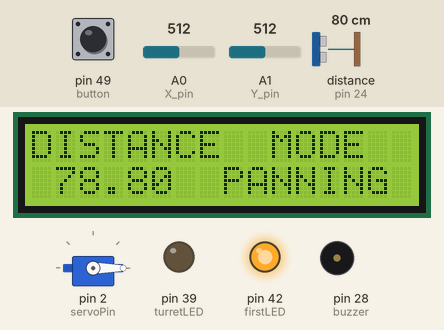
A sketch run on a simulated Arduino Mega 2560, built with avr-gcc and run on an emulated ATmega2560. Shown: servo, 16×2 character LCD, output pins drawn as LEDs (lit = HIGH), buzzer (waves = sounding, pin HIGH). Wiring (inferred from the names in the program): ultrasonic range finder: trigger pin 26; echo pin 24. The test bench sets the inputs (shaded band); at power-on: pin 49 (button) HIGH, distance to the obstacle (sensor on pin 24) 80 cm, A1 (Y_pin) = 512, A0 (X_pin) = 512. The echo pulse lasts 58.3 µs per cm; pins used as bus, display or sensor lines are not drawn; what the sketch prints to the serial monitor is not drawn.

Above: at 1.2 s.
1.3 s: pin 49 (button) pulled LOW for 0.15 s
At 2.5 s:
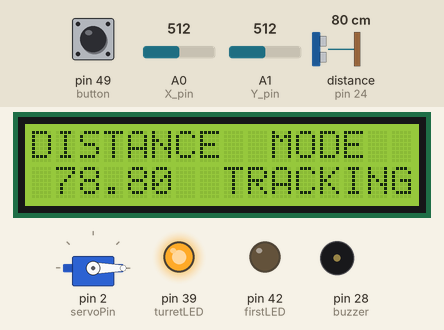
2.9 s: distance to the obstacle (sensor on pin 24) set to 12 cm
At 4.5 s:
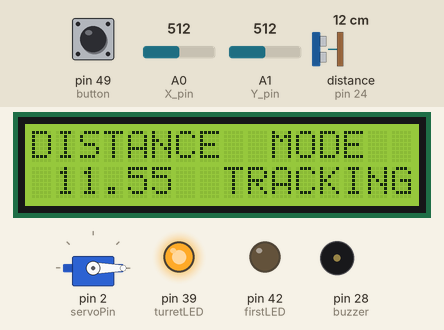
4.9 s: distance to the obstacle (sensor on pin 24) set to 9 cm
At 6.2 s:
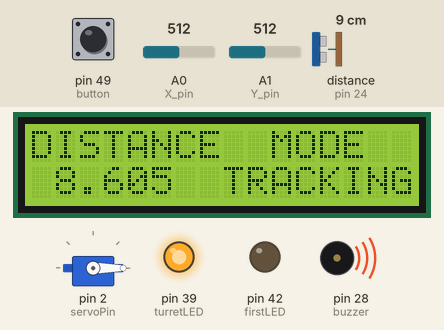
7.0 s: A1 (Y_pin) set to 497
8.5 s: A1 (Y_pin) set to 489
At 11.2 s:
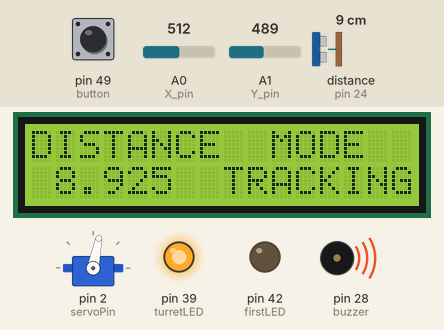
11.5 s: A0 (X_pin) set to 306
At 14.9 s:
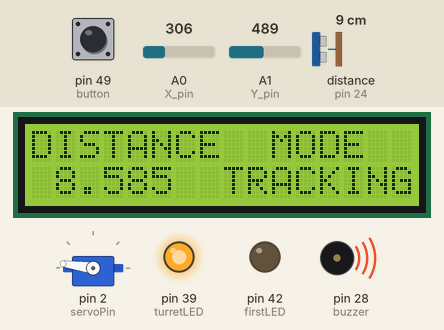
Timing chart, 0 to 15.2 s (numbered marks = the images above; inputs shaded):
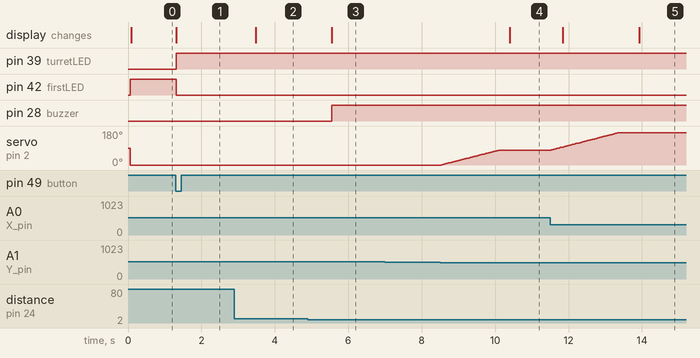

The sketch:

sensorcontrols.ino
```cpp
#include <LiquidCrystal.h>
#include <Servo.h>

Servo servo;

const int rs = 32, en = 34, d4 = 44, d5 = 46, d6 = 48, d7 = 50;
LiquidCrystal lcd(rs, en, d4, d5, d6, d7);

int button = 49;
int count = 0;
int SW_pin = 52;
int X_pin = A0;
int Y_pin = A1;
double pos = 0;
int servoPin = 2;
int turretLED = 39;
int firstLED = 42;
int buzzer = 28;
int turret = false;

int triggerPin = 26;
int echoPin = 24;
float speedOfSound = 339.2;
float conversionFactor = 0.0001;
unsigned int pingTime = 0;
unsigned int pingTimeAvg = 0;

int lastButtonState = HIGH;
unsigned long lastDebounceTime = 0;
unsigned long debounceDelay = 50;  // 50 ms

void setup() {
  pinMode(triggerPin, OUTPUT);
  pinMode(echoPin, INPUT);
  servo.attach(servoPin);
  pinMode(SW_pin, INPUT);
  digitalWrite(SW_pin, HIGH);
  lcd.begin(16, 2);
  lcd.setCursor(0, 0);
  lcd.print("DISTANCE");
  lcd.setCursor(10, 0);
  lcd.print("MODE");
  lcd.setCursor(8, 1);
  lcd.print("PANNING");
  pinMode(button, INPUT_PULLUP);
  pinMode(firstLED, OUTPUT);
  pinMode(turretLED, OUTPUT);
  pinMode(buzzer, OUTPUT);
  Serial.begin(9600);

  digitalWrite(firstLED, HIGH);
  digitalWrite(turretLED, LOW);
  digitalWrite(buzzer, LOW);
}

float distance(){
  float dist = 0.0;
  digitalWrite(triggerPin, LOW);
  delayMicroseconds(5);
  digitalWrite(triggerPin, HIGH);
  delayMicroseconds(10);
  digitalWrite(triggerPin, LOW);
  pingTime = pulseIn(echoPin, HIGH, 18000);
  float dist2;
  float max = 0;
  int num = 30;
  while (num>0) {
    dist2 =  speedOfSound * conversionFactor * pingTime/2;
    if (dist2 > max) {
      max = dist2;
    }
    num--;

  }
  dist = max;
  return dist;
}


bool buttonPress() {
  bool pressed = false;
  int currentButtonState = digitalRead(button);
  if (lastButtonState == HIGH && currentButtonState == LOW) {
    if ((millis() - lastDebounceTime) > debounceDelay) {
      pressed = true;
    }
  }
  lastButtonState = currentButtonState;
  return pressed;
}

float joystickangle = 0;

void turretMode(){
  lcd.setCursor(8, 1);
  lcd.print("TRACKING");
  digitalWrite(firstLED, LOW);
  digitalWrite(turretLED, HIGH);
  if (analogRead(X_pin) > 520 || analogRead(Y_pin) > 520 || analogRead(X_pin) < 490 || analogRead(Y_pin) < 490){
    float xpos = float(analogRead(Y_pin))-515.0;
    float ypos = float(analogRead(X_pin))-507.0;
    float joystickangle = atan(ypos/xpos)*180/PI+90;

    if (joystickangle > pos && analogRead(Y_pin)<=510){
      pos = pos + 0.7;
    }
    else if(joystickangle < pos && analogRead(Y_pin)<=510){
      pos = pos - 0.7;
    }
    servo.write(pos);
    // Serial.print(analogRead(Y_pin));
    // Serial.print(",");
    // Serial.print(analogRead(X_pin));
    // Serial.print("\n");
    }
    Serial.print(abs(180-pos));

}
void leftRightMode(){
  lcd.setCursor(8, 1);
  lcd.print("PANNING ");
  digitalWrite(firstLED, HIGH);
  digitalWrite(turretLED, LOW);
  if (analogRead(X_pin)-500 > 10 || 500 - analogRead(X_pin) > 20) {
    pos = pos + (500.0 - double(analogRead(X_pin)))/1200.0;
    servo.write(pos);
  }
  Serial.print(abs(180-pos));
}

void loop() {
  for (int i = 0; i >= 0; i++){
    if (turret == false){
    if (buttonPress()) {
      turret = true;
      turretMode();
    } else {
      leftRightMode();
    }
  }else if (turret == true){
    if (buttonPress()){
      turret = false;
      leftRightMode();
    }else {
      turretMode();
    }
  }
  if (pos > 180){
    pos = 180;
  }
  if (pos < 0){
    pos = 0;
  }

      // Serial.print(joystickangle);
  // Serial.print(",");
  // Serial.print(pos);
  Serial.print(",");
  float d = distance();
  Serial.print(d);
  Serial.print("\n");
  delay(10);
  // Serial.print("847987013740342758072380473280568037480173580326804710274801375");
  // Serial.print(turret);
    if (i % 50 == 0){
      lcd.setCursor(1, 1);
      lcd.print(d);
      if (d <= 10.0 && d != 0.00000){
        // Serial.print("ASDLFJADSIOAEWIOAWIOERUIOAEWUIROWUERIOOI");
        digitalWrite(buzzer, HIGH);
      }else{
        digitalWrite(buzzer, LOW);
      }
      }
    }
  }
```

Measured:
- the behaviour switches between 11 and 10 cm on distance to the obstacle (sensor on pin 24) (found by bisection; images 2 and 3)
- the behaviour switches between 490 and 489 on A1 (Y_pin) (found by bisection; images 3 and 4)
- after the input at 1.3 s, pin 39 (turretLED): LOW → HIGH at once; pin 42 (firstLED): HIGH → LOW at once; the display: changes at once (image 1)
- after the input at 2.9 s, the display: changes after 0.58 s (image 2)
- after the input at 4.9 s, pin 28 (buzzer): LOW → HIGH after 0.65 s; the display: changes after 0.65 s (image 3)
- after the input at 7.0 s, every drawn part: stays the same
- after the input at 8.5 s, servo on pin 2 (servoPin): moves from 0° to 79° over 1.6 s, starting at once; the display: changes after 1.9 s (image 4)
- after the input at 11.5 s, servo on pin 2 (servoPin): moves from 79° to 172° over 1.9 s, starting at once; the display: first changes after 0.34 s (image 5 shows a later state)
